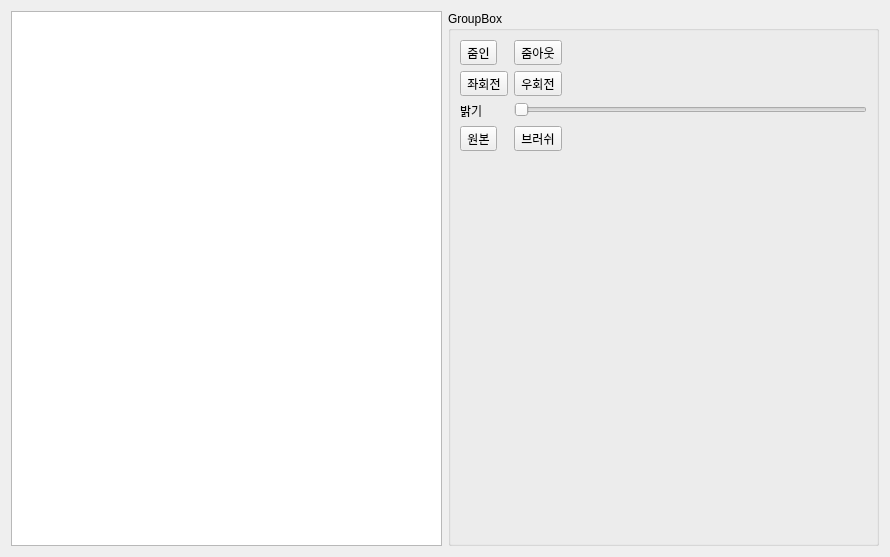
<?xml version="1.0" encoding="UTF-8"?>
<ui version="4.0">
 <class>ImageAlbum</class>
 <widget class="QWidget" name="ImageAlbum">
  <property name="geometry">
   <rect>
    <x>0</x>
    <y>0</y>
    <width>890</width>
    <height>557</height>
   </rect>
  </property>
  <property name="windowTitle">
   <string>Form</string>
  </property>
  <layout class="QGridLayout" name="gridLayout">
   <item row="0" column="1">
    <widget class="QSplitter" name="splitter">
     <property name="orientation">
      <enum>Qt::Horizontal</enum>
     </property>
     <widget class="QGroupBox" name="groupBox">
      <property name="title">
       <string>GroupBox</string>
      </property>
      <layout class="QFormLayout" name="formLayout">
       <item row="0" column="0">
        <widget class="QToolButton" name="ZoomIn">
         <property name="text">
          <string>줌인</string>
         </property>
        </widget>
       </item>
       <item row="0" column="1">
        <widget class="QToolButton" name="ZoomOut">
         <property name="text">
          <string>줌아웃</string>
         </property>
        </widget>
       </item>
       <item row="1" column="0">
        <widget class="QToolButton" name="LeftRotate">
         <property name="text">
          <string>좌회전</string>
         </property>
        </widget>
       </item>
       <item row="1" column="1">
        <widget class="QToolButton" name="RightRotate">
         <property name="text">
          <string>우회전</string>
         </property>
        </widget>
       </item>
       <item row="2" column="1">
        <widget class="QSlider" name="horizontalSlider">
         <property name="orientation">
          <enum>Qt::Horizontal</enum>
         </property>
        </widget>
       </item>
       <item row="2" column="0">
        <widget class="QLabel" name="label">
         <property name="text">
          <string>밝기</string>
         </property>
         <property name="buddy">
          <cstring>horizontalSlider</cstring>
         </property>
        </widget>
       </item>
       <item row="3" column="0">
        <widget class="QToolButton" name="OrigImage">
         <property name="text">
          <string>원본</string>
         </property>
        </widget>
       </item>
       <item row="3" column="1">
        <widget class="QToolButton" name="Brush">
         <property name="text">
          <string>브러쉬</string>
         </property>
        </widget>
       </item>
      </layout>
     </widget>
    </widget>
   </item>
   <item row="0" column="0">
    <widget class="QGraphicsView" name="graphicsView"/>
   </item>
  </layout>
 </widget>
 <resources/>
 <connections/>
</ui>
